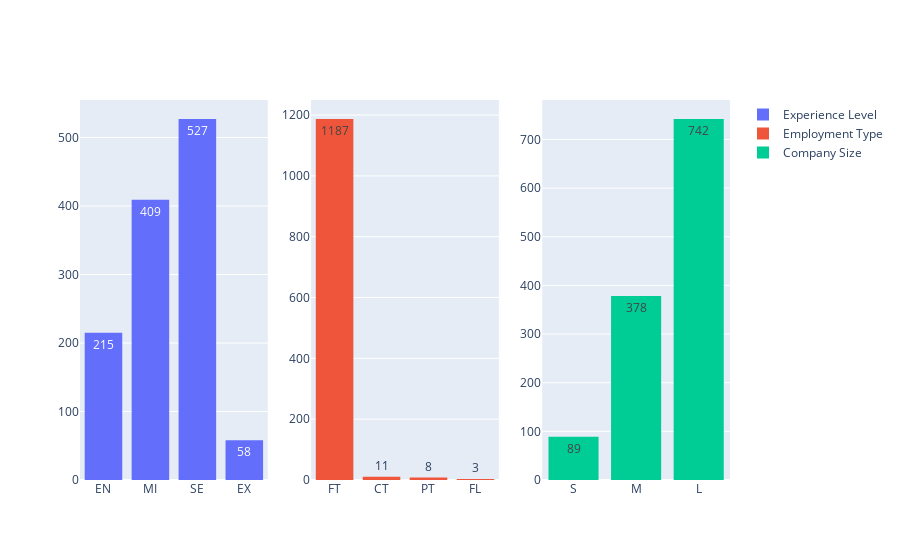

Notebook source saved alongside this figure:
### Markdown cell above
#### <pre>    Here are some takeaways i got from these plots. First, the salary distribution is left skewed, similar to many other income distributions, and the highest bin include professionals who earn $100k-$110k. Higher  <strong>experience level</strong> indeed usually means higher <strong>salary in usd</strong> and executives are the ones who earn the most. Full time jobs have the highest salaries, followed by contract jobs, but unfortunately there were not a lot of freelancers to get a better understanding of their condition. Interesting enough, medium sized companies have higher median salaries compared to large ones, but in large companies it is unlikely, but possible to earn really high salaries.

#### <pre>    We found out that there are features with different representation, so lets build some histograms to visualize them better

### Code cell
# plotting histograms for different categories
fig = make_subplots(rows=1, cols=3)
fig.add_trace(
    go.Histogram(x=df['experience_level'], texttemplate="%{y}", name='Experience Level'), row=1, col=1
)
fig.add_trace(
    go.Histogram(x=df['employment_type'], texttemplate="%{y}", name='Employment Type'), row=1, col=2
)
fig.add_trace(
    go.Histogram(x=df['company_size'], texttemplate="%{y}", name='Company Size'), row=1, col=3
)

### Figure 1 — Plotly figure (JSON) as saved in the notebook; plotly's stock layout.template omitted (floating-point values rounded to 4 significant figures; data arrays with more than 128 entries replaced by an {"elided": "..."} marker saying what was removed)
{"data": [{"name": "Experience Level", "texttemplate": "%{y}", "type": "histogram", "x": {"elided": "1209 str values"}, "xaxis": "x", "yaxis": "y"}, {"name": "Employment Type", "texttemplate": "%{y}", "type": "histogram", "x": {"elided": "1209 str values"}, "xaxis": "x2", "yaxis": "y2"}, {"name": "Company Size", "texttemplate": "%{y}", "type": "histogram", "x": {"elided": "1209 str values"}, "xaxis": "x3", "yaxis": "y3"}], "layout": {"xaxis": {"anchor": "y", "domain": [0, 0.2889]}, "xaxis2": {"anchor": "y2", "domain": [0.3556, 0.6444]}, "xaxis3": {"anchor": "y3", "domain": [0.7111, 1]}, "yaxis": {"anchor": "x", "domain": [0, 1]}, "yaxis2": {"anchor": "x2", "domain": [0, 1]}, "yaxis3": {"anchor": "x3", "domain": [0, 1]}}}
